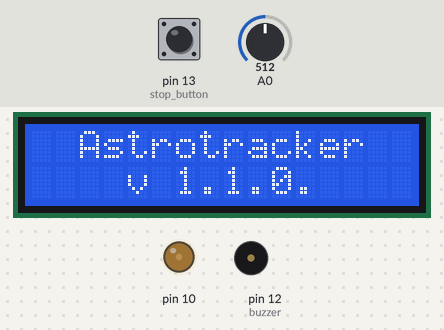
Bench run of a sketch on a simulated Arduino Uno, built with avr-gcc and run on an emulated ATmega328P. Parts: 16×2 character LCD, output pins drawn as LEDs (lit = HIGH), buzzer (waves = sounding). Inputs (shaded band) come from the test bench; at power-on: A0 = 512, pin 13 (stop_button) LOW.

Above: at 0.5 s.
At 3.7 s:
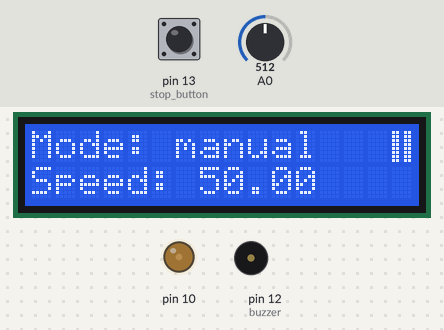
3.8 s: A0 set to 0
At 3.85 s:
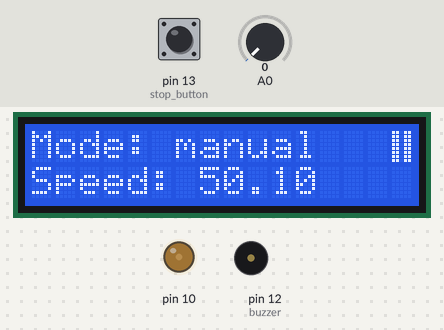
5.3 s: pin 13 (stop_button) pulled HIGH for 0.15 s
At 5.56 s:
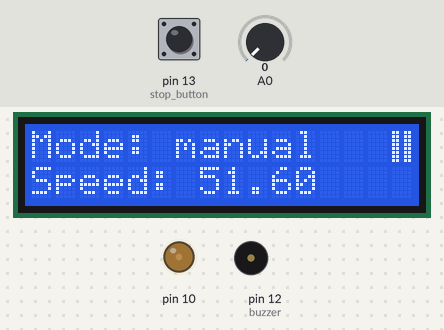
6.9 s: pin 13 (stop_button) pulled HIGH for 1 s
At 7.1 s:
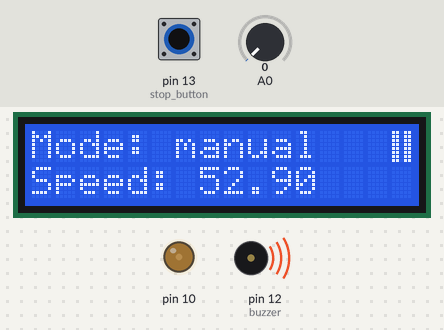
9.4 s: A0 set to 122
Timing chart, 0 to 11.9 s (numbered marks = the images above; inputs shaded):
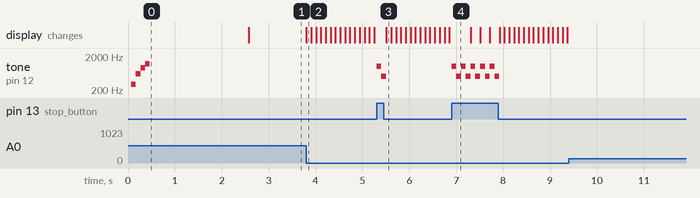

Measured:
- after the input at 3.8 s, the display: changes at once (image 2)
- after the input at 5.3 s, tone on pin 12 (buzzer): silent → 1000 Hz at once, → 500 Hz 0.10 s later, → silent 0.10 s later
- after the input at 6.9 s, tone on pin 12 (buzzer): silent → 1000 Hz at once, then repeats every 0.20 s: 500 Hz 0.10 s, 1000 Hz 0.10 s, until it stays silent from 7.9 s
- after the input at 9.4 s, every drawn part: stays the same

The sketch:

astrotracker.ino
```cpp
/*//////////////////////////////////////////////////////////
Astrotracker
V 1.1.0
Pavel Antsypovich, Aug 2018

Buttons:
  left/right ---- increase/decrease tracking speed
  up ---- change mod
  down ---- adjust brightness
  select ---- select/pause tracking

Mods:
  manual -- you can adjust tracking speed by pressing left/right buttots
  full -- tracking speed according to default speed
  half -- tracking speed according to half default speed
//////////////////////////////////////////////////////////*/
#include <LiquidCrystal.h>
#include <Stepper.h>
////////////////////////SETTINGS////////////////////////////
  #define del 100 //sensivity of right/left buttons
  #define set_spd  50.0 //default speed
  #define set_br 50 //default brightness
  #define steps 360 //number of steps per revolution
  #define stop_button 13 //stop button pin
  #define buzzer 12 //buzzer pin
////////////////////////////////////////////////////////////
byte play[8]= //play sign
{
  0b10000,
  0b11000,
  0b11100,
  0b11110,
  0b11110,
  0b11100,
  0b11000,
  0b10000
};
byte pause[8]= //stop sign
{
  0b11011,
  0b11011,
  0b11011,
  0b11011,
  0b11011,
  0b11011,
  0b11011,
  0b11011
};

//Button flags
bool select_button_flag = 0;
bool up_button_flag = 0;
bool down_button_flag = 0;
//Buzzer flags
bool beep_r = 1;
bool beep_s = 1;
//Values
int state = 0;
int brightness = 0;
double spd = 0;
int button = 0;
int mode = 0;
unsigned long last_time;

Stepper myStepper(steps, 0, 1, 2, 3);
LiquidCrystal lcd(8, 9, 4, 5, 6, 7);

void setup()
{
  pinMode(buzzer, OUTPUT);
  pinMode(stop_button, INPUT);
  spd = set_spd;
  brightness = set_br;
  analogWrite (10, brightness);
  lcd.createChar(0, play);
  lcd.createChar(1, pause);
  lcd.begin(16,2);
  lcd.setCursor(0,0);
  lcd.print("  Astrotracker");
  lcd.setCursor(0,1);
  lcd.print("    v 1.1.0.");
  beep_hello();
  delay(2100);
  lcd.clear();
}

void loop()
{
  lcd.setCursor(0,0);
  lcd.print("Mode:");
  lcd.setCursor(0,1);
  lcd.print("Speed:");
  button = analogRead(0);
  //Up button
  if (button == 99 && up_button_flag == 0)
  {
    mode++;
    up_button_flag = 1;
    lcd.clear();
  }
  //Down button
  else if (button == 255 && down_button_flag == 0)
  {
    brightness = brightness + 20;
    down_button_flag = 1;
    if (brightness == 250)
    {
      beep_screen();
    }
    if (brightness == 270)
    {
      brightness = 10;
    }
    analogWrite (10, brightness);
  }
  //All buttons released
  else if (button == 1023)
  {
    up_button_flag = 0;
    down_button_flag = 0;
  }
  //Select button
  if (button == 639)
  {
    select_button_flag = 1;
  }
  if (select_button_flag == 1 && button == 1023)
  {
    state++;
    select_button_flag = 0;
  }
  if (digitalRead(stop_button) == HIGH)
  {
    state = 3;
  }
/////////////////////////////////////////////////
  if (mode == 3)
  {
    mode = 0;
  }

  if (mode == 0)
  {
    manual();
  }
  else if (mode == 1)
  {
    half();
  }
  else if (mode == 2)
  {
    full();
  }
////////////////////////////////////////////////
  if (state == 0)
  {
    myStepper.setSpeed(0);
    lcd.setCursor (15, 0);
    lcd.write((uint8_t)1);
  }
  else if (state == 1)
  {
    beep_run();
    state++;
  }
  else if (state == 2)
  {
    myStepper.setSpeed(spd);
    myStepper.step(steps/100);
    lcd.setCursor (15, 0);
    lcd.write((uint8_t)0);
  }
  else if (state == 3)
  {
    beep_stop();
    state = 0;
  }
////////////////////////////////////////////////
  lcd.setCursor(7,1);
  lcd.print(spd);
}

void manual()
{
  lcd.setCursor(6,0);
  lcd.print("manual");
 if (button == 0 && millis() - last_time > del)
 {
    last_time = millis();
    spd = spd + 0.1;
 }
 else if (button == 407 && millis() - last_time > del)
 {
    last_time = millis();
    spd = spd - 0.1;
 }
}

void full()
{
  lcd.setCursor(6,0);
  lcd.print("full");
  spd = set_spd;
}

void half()
{
  lcd.setCursor(6,0);
  lcd.print("half");
  spd = set_spd/2;
}

void beep_hello()
{
  tone (buzzer, 300);
  delay(100);
  tone (buzzer, 600);
  delay(100);
  tone (buzzer, 900);
  delay(100);
  tone (buzzer, 1200);
  delay(100);
  noTone (buzzer);
}

void beep_run()
{
  tone (buzzer, 500);
  delay(100);
  tone (buzzer, 1000);
  delay(100);
  noTone (buzzer);
}

void beep_stop()
{
  tone (buzzer, 1000);
  delay(100);
  tone (buzzer, 500);
  delay(100);
  noTone (buzzer);
}

void beep_screen()
{
  tone (buzzer, 500);
  delay(100);
  noTone (buzzer);
}
```
